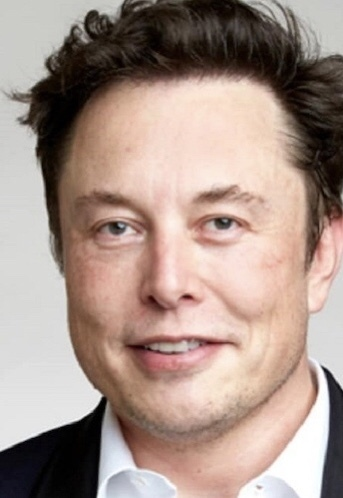
%> input picture images/IMG_3645.jpg, 343 x 498 px
$ octave Hybrity-photo.m   (GNU Octave 9; MATLAB toolbox functions it lacks are replaced by stand-ins)
%> lines starting %> are read from the running program, lines starting %| are printed output that depends on the picture
clc;
clear;

% Input image paths
image1_path = './images/IMG_3645.jpg'; % First image (e.g., Elon Musk)
image2_path = './images/IMG_3644.jpg'; % Second image (e.g., Donald Trump)

% Read images
image1 = imread(image1_path);
%> image1 is the input picture: size 498x343x3 uint8; mean R, G, B 167.9, 147.8, 138.5
image2 = imread(image2_path);
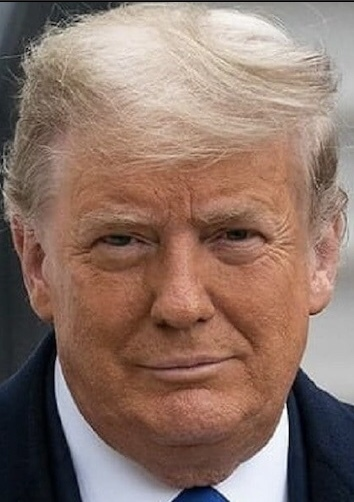
%> input picture images/IMG_3644.jpg, 354 x 502 px
%> image2 is the input picture: size 502x354x3 uint8; mean R, G, B 140, 114.8, 103.8

% Resize images to the same dimensions
[size1_row, size1_col, ~] = size(image1);
%> size1_row = 498; size1_col = 343
[size2_row, size2_col, ~] = size(image2);
%> size2_row = 502; size2_col = 354
min_row = min(size1_row, size2_row);
%> min_row = 498
min_col = min(size1_col, size2_col);
%> min_col = 343
image1_resized = imresize(image1, [min_row, min_col]);
image2_resized = imresize(image2, [min_row, min_col]);

% Convert to grayscale
gray_image1 = rgb2gray(image1_resized);
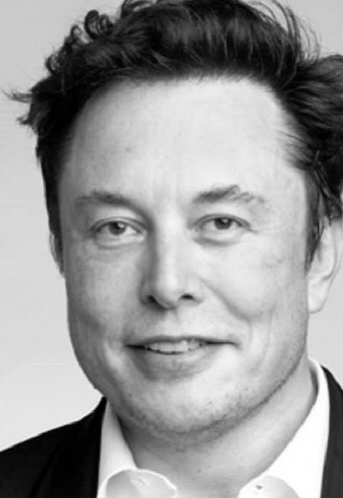
%> gray_image1: size 498x343 uint8; min 0, max 255, mean 152.8
gray_image2 = rgb2gray(image2_resized);
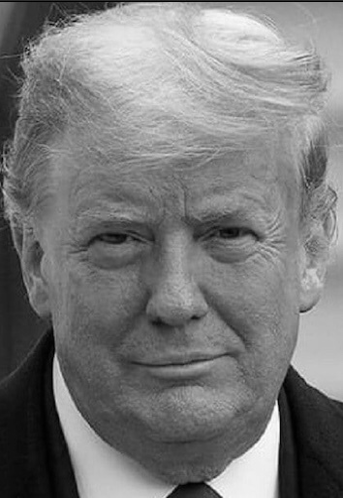
%> gray_image2: size 498x343 uint8; min 0, max 255, mean 121.1

% Gaussian filter parameters
filter_size = 15;
sigma = 5;
gaussian_filter = fspecial('gaussian', filter_size, sigma);

% Low-pass filter on first image
low_pass_image = imfilter(gray_image1, gaussian_filter, 'replicate');
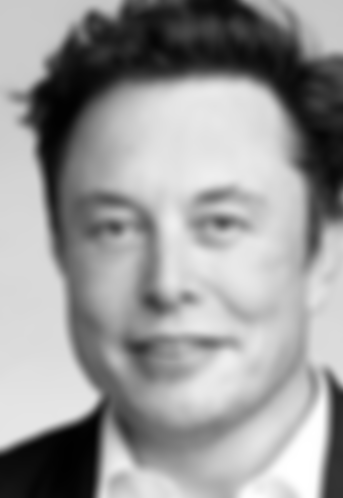
%> low_pass_image: size 498x343 uint8; min 1, max 255, mean 152.8

% High-pass filter on second image
high_pass_image = double(gray_image2) - double(low_pass_image);
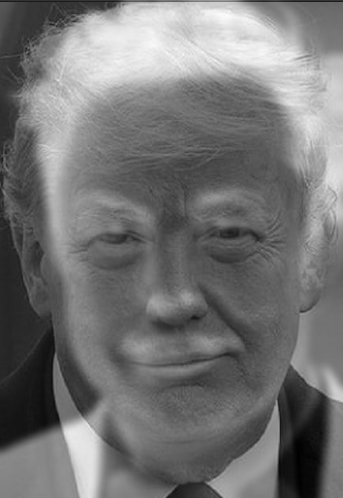
%> high_pass_image: size 498x343 double; min -254, max 232, mean -31.7; drawn with min black and max white
high_pass_image = high_pass_image - min(high_pass_image(:));
high_pass_image = high_pass_image / max(high_pass_image(:));

% Normalize images
low_pass_norm = mat2gray(low_pass_image);
high_pass_norm = mat2gray(high_pass_image);

% Create hybrid image
alpha = 0.5;
beta = 0.5;
hybrid_image = alpha * low_pass_norm + beta * high_pass_norm;
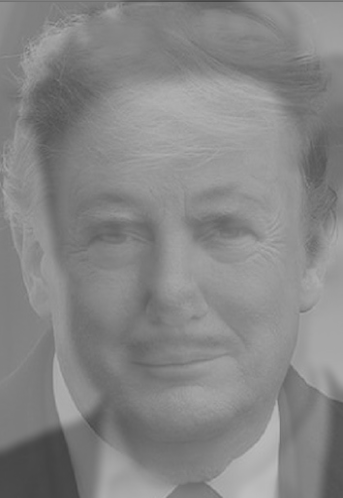
%> hybrid_image: size 498x343 double; min 0.265, max 0.745, mean 0.528
hybrid_image = hybrid_image / max(hybrid_image(:));
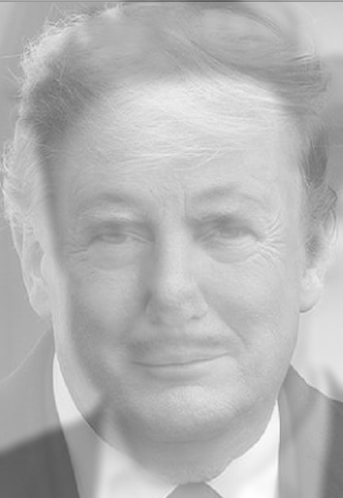
%> hybrid_image: size 498x343 double; min 0.356, max 1, mean 0.708

% Display and save hybrid image
figure;
subplot(1, 3, 1);
imshow(gray_image1, []);
title('Image 1');

subplot(1, 3, 2);
imshow(gray_image2, []);
title('Image 2');

subplot(1, 3, 3);
imshow(hybrid_image, []);
title('Hybrid Image');
